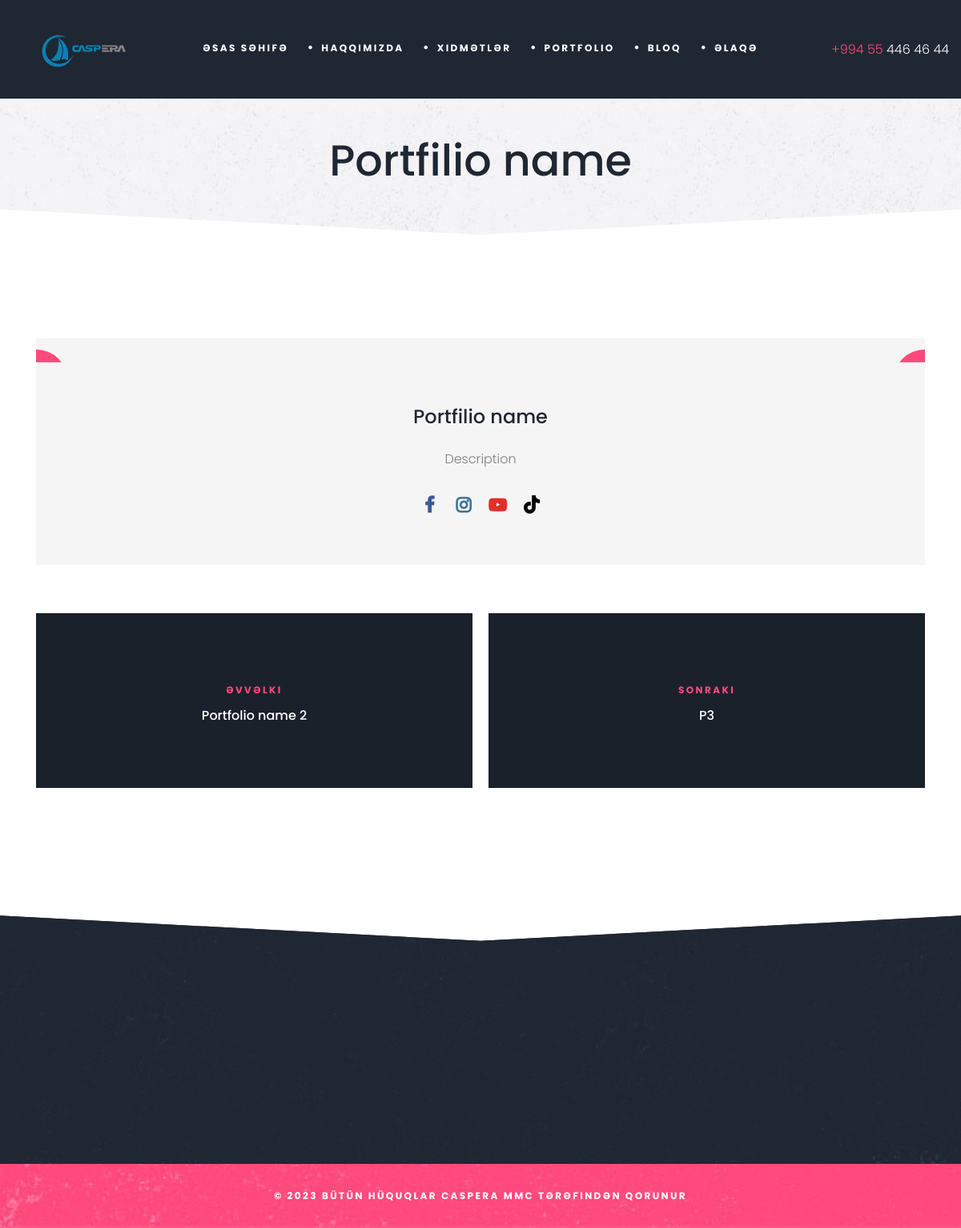
Screenshot of /portfolio/portfilio-name with the database file from the repository.
### mainapp/models.py (models this page shows, shortened)
class BaseMixin(models.Model):
    slug = models.SlugField(unique=True,editable=False,blank=True,null=True)
    created_at = models.DateField(auto_now_add=True,blank=True,null=True,)
    seo_title = models.CharField(max_length=1200,null=True,blank=True,verbose_name='title for seo')
    seo_keyword = models.CharField(max_length=1200,null=True,blank=True,verbose_name='keyword for seo')
    seo_alt = models.CharField(max_length=1200,null=True,blank=True)
    seo_description = models.CharField(max_length=1200,null=True,blank=True,verbose_name='description for seo')
    class Meta:
        abstract = True

class Portfolio(BaseMixin):
    category = models.ForeignKey(Portfolio_category,on_delete = models.CASCADE, related_name = 'portfolio')
    name = models.CharField(max_length = 800)
    description = models.TextField()
    image = models.ImageField()
    second_image = models.ImageField(null=True,blank=True)

### mainapp/views.py (the view)
# urls.py: path('portfolio/<slug>',portfolioSingle,name='portfolioSingle'),
def portfolioSingle(request,slug):
    portfolio = get_object_or_404(Portfolio, slug=slug)
    next_portfolio = Portfolio.objects.filter(created_at__gt=portfolio.created_at).exclude(id=portfolio.id).order_by('created_at').first()
    previous_portfolio = Portfolio.objects.filter(created_at__lt=portfolio.created_at).exclude(id=portfolio.id).order_by('-created_at').first()
    if not next_portfolio:
        next_portfolio = Portfolio.objects.exclude(id=portfolio.id).exclude(id=previous_portfolio.id).first()
    if not previous_portfolio:
        previous_portfolio = Portfolio.objects.exclude(id=portfolio.id).exclude(id=next_portfolio.id).first()
    context = {
        'next':next_portfolio,
        'pre':previous_portfolio,
        'portfolio':portfolio
    }
    return render(request, 'portfolio-single.html',context)

### templates/portfolio-single.html (shortened to what this page needs)
<!DOCTYPE html>
{% load static %}
<html class="no-js"><head>
	<link rel="stylesheet" href="https://cdnjs.cloudflare.com/ajax/libs/font-awesome/6.5.1/css/all.min.css" />
	<link rel="stylesheet" href="{% static 'css/bootstrap.min.css' %}">
	<link rel="stylesheet" href="{% static 'css/animations.css' %}">
	<link rel="stylesheet" href="{% static 'css/font-awesome.css' %}">
	<link rel="stylesheet" href="{% static 'css/main2.css' %}" class="color-switcher-link">
	<link rel="stylesheet" href="https://cdnjs.cloudflare.com/ajax/libs/font-awesome/6.5.1/css/all.min.css" />
</head>
<body>
	<div id="canvas">
		<div id="box_wrapper">
			<header class="page_header ds">
				<div class="container-fluid">
					<div class="row align-items-center">
						<div class="col-xl-2 col-lg-3 col-11">
							<a href="./" class="logo text-center">
								<img style="aspect-ratio:7/3;object-fit:cover;filter: brightness(1.6);filter: saturate(2);" src="{% static 'sayt1.svg' %}" alt="">
							</a>
						</div>
						<div class="col-xl-8 col-lg-6 col-1 text-sm-center">
							<nav class="top-nav">
								<ul class="nav sf-menu">
									<li >
										<a href="{% url 'home' %}">Əsas səhifə</a>
									</li>
									<li>
										<a href="{% url 'about' %}">Haqqımızda</a>
									</li>
									<li>
										<a href="{% url 'services' %}">Xidmətlər</a>
									</li>
									<li>
										<a href="{% url 'portfolio' %}">Portfolio</a>
									</li>
									<li>
										<a href="{% url 'blogs' %}">Bloq</a>
									</li>
									<li >
										<a href="{% url 'contact' %}">Əlaqə</a>
									</li>
								</ul>
							</nav>
						</div>
						<div class="col-xl-2 col-lg-3 text-lg-left text-xl-right d-none d-lg-block">
							<div class="header_phone">
								<p>
									<a href="tel:+994554464644"><span>+994 55 </span> 446 46 44</a>
								</p>
							</div>
						</div>
					</div>
				</div>
			</header>
			<section class="page_title ls s-py-50 corner-title ls invise overflow-visible">
				<div class="container">
					<div class="row">
						<div class="col-md-12 text-center">
							<h1>{{ portfolio.name }}</h1>
						</div>
					</div>
				</div>
			</section>
			<section class="ls s-pt-50 s-pb-130 gallery-item">
				<div class="container">
					<div class="row">
						<div class="col-12">
							<div class="vertical-item gallery-padding hero-bg text-center">
								<div class="item-media">
									<div class="owl-carousel gallery-owl-nav" data-margin="0" data-responsive-lg="1" data-responsive-md="1" data-responsive-sm="1" data-responsive-xs="1" data-dots="false" data-nav="true">
									</div>
								</div>
								<div class="item-content">
									<h6>
										{{ portfolio.name }}
									</h6>
									<p>
										{{ portfolio.description }}
									</p>
									<div class="social-icons">
										<a href="http://www.facebook.com/#" class="fa fa-facebook color-icon" title="facebook"></a>
										<a href="http://www.twitter.com/#" class="fa fa-instagram color-icon" title="instagram"></a>
										<a href="http://www.youtube.com/#" class="fa fa-youtube-play color-icon" title="youtube-play"></a>
										<a href="http://www.linkedin.com/#" class="fa fa-tiktok color-icon" style="filter: brightness(0);" title="tiktok"></a>
									</div>
								</div>
							</div>
						</div>
					</div>
					<nav class="navigation post-nav" role="navigation">
						<div class="nav-links">
							<div class="nav-previous cover-image s-overlay ds">
								<div class="post-nav-text-wrap">
									<span aria-hidden="true" class="nav-subtitle color-main">Əvvəlki</span>
									<p class="nav-title">
										{{ pre.name }}
									</p>
								</div>
								<a href="{% url 'portfolioSingle' pre.slug %}" rel="prev"></a>
							</div>
							<div class="nav-next next cover-image s-overlay ds">
								<div class="post-nav-text-wrap">
									<span aria-hidden="true" class="nav-subtitle color-main">Sonrakı</span>
									<p class="nav-title">
										{{ next.name }}
									</p>
								</div>
								<a href="{% url 'portfolioSingle' next.slug %}" rel="next"></a>
							</div>
						</div>
					</nav>
				</div>
			</section>
			<footer class="page_footer corner-footer ds s-pt-30 s-pb-0 s-pb-lg-10 s-pb-xl-50 c-gutter-60 s-parallax">
				<div class="container">
					<div class="container">
						<div class="row">
						</div>
					</div>
				</div>
			</footer>
			<section class="page_copyright light-copy cs s-py-20 s-py-lg-5 s-parallax copyright">
				<div class="container">
					<div class="row align-items-center">
						<div class="col-md-12 text-center">
							<p>©
								<span class="copyright_year">2023</span> Bütün hüquqlar Caspera MMC tərəfindən qorunur</p>
						</div>
					</div>
				</div>
			</section>
		</div>
	</div>
</body></html>

### rows the page displays
Portfolio: name "Portfilio name", description "Description"
Portfolio: name "Portfolio name 2"
Portfolio: name "P3"
